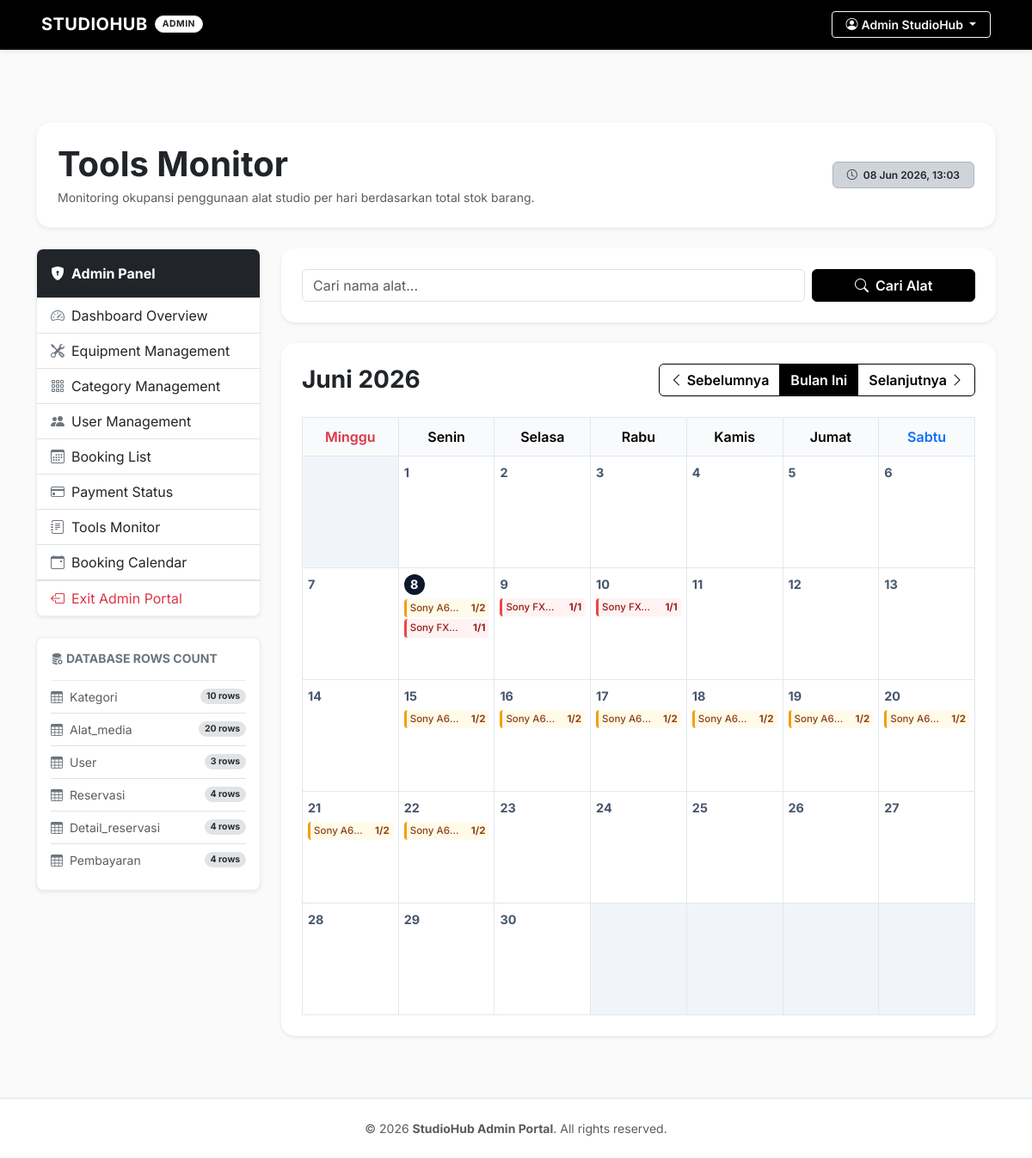
Screenshot of /modules/admin/monitoring_alat/index.php (signed in) with the database file from the repository.
### tables this page shows
CREATE TABLE `alat_media` (
  `id_alat` int(11) NOT NULL,
  `nama_alat` varchar(100) NOT NULL,
  `desc_alat` text DEFAULT NULL,
  `id_kategori` int(11) DEFAULT NULL,
  `harga` decimal(10,2) NOT NULL,
  `stok` int(11) NOT NULL,
  `kondisi_alat` varchar(100) DEFAULT NULL,
  `foto_alat` varchar(255) DEFAULT NULL,
  `status_ketersediaan` varchar(50) DEFAULT NULL
);

### modules/admin/monitoring_alat/index.php (the view, shortened to what this page needs)
<?php
require '../../../config/koneksi.php';
$month = isset($_GET['month']) ? (int)$_GET['month'] : (int)date('n');
$year = isset($_GET['year']) ? (int)$_GET['year'] : (int)date('Y');
$prevMonth = $month - 1;
$prevYear = $year;
$nextMonth = $month + 1;
$nextYear = $year;
$startDate = sprintf('%04d-%02d-01', $year, $month);
$endDate = date('Y-m-t', strtotime($startDate));
$daysInMonth = (int)date('t', strtotime($startDate));
$firstDayOfMonth = (int)date('w', strtotime($startDate));
$alatQuery = "SELECT id_alat, nama_alat, stok, kondisi_alat, status_ketersediaan FROM alat_media";
$alatQuery .= " ORDER BY id_alat ASC";
$alatHasil = mysqli_query($conn, $alatQuery);
$list_alat = [];
while ($row = mysqli_fetch_assoc($alatHasil)) {
    $list_alat[] = $row;
}
$reservQuery = "
    SELECT r.id_reserv, r.tgl_mulai, r.tgl_selesai, r.status_reserv, dr.id_alat, dr.jumlah, u.nama AS nama_customer
    FROM reservasi r
    JOIN detail_reservasi dr ON r.id_reserv = dr.id_reserv
    LEFT JOIN user u ON r.id_user = u.id_user
    WHERE (r.tgl_mulai <= '$endDate' AND r.tgl_selesai >= '$startDate')
      AND LOWER(r.status_reserv) NOT IN ('failed', 'batal', 'dibatalkan')
";
$reservHasil = mysqli_query($conn, $reservQuery);
$usage_tracker = [];
while ($row = mysqli_fetch_assoc($reservHasil)) {
    $id_alat = $row['id_alat'];
    $tgl_mulai = $row['tgl_mulai'];
    $tgl_selesai = $row['tgl_selesai'];
    $qty = (int)$row['jumlah'];
    $current = strtotime($tgl_mulai);
    $last = strtotime($tgl_selesai);
    while ($current <= $last) {
        $dateStr = date('Y-m-d', $current);
        if ($dateStr >= $startDate && $dateStr <= $endDate) {
            if (!isset($usage_tracker[$id_alat][$dateStr])) {
                $usage_tracker[$id_alat][$dateStr] = [
                    'total_rented' => 0,
                    'details' => []
                ];
            }
            $usage_tracker[$id_alat][$dateStr]['total_rented'] += $qty;
            $usage_tracker[$id_alat][$dateStr]['details'][] = [
                'id_reserv' => $row['id_reserv'],
                'nama' => $row['nama_customer'],
                'jumlah' => $qty,
                'status' => $row['status_reserv']
            ];
        }
        $current = strtotime('+1 day', $current);
    }
}
$tables = [
    'kategori',
    'alat_media',
    'user',
    'reservasi',
    'detail_reservasi',
    'pembayaran',
];
$table_sizes = [];
foreach ($tables as $t) {
    $size_q = mysqli_query($conn, "SELECT COUNT(*) AS total FROM `$t`");
    $table_sizes[$t] = mysqli_fetch_assoc($size_q)['total'] ?? 0;
}
$monthNames = [
    1 => 'Januari', 'Februari', 'Maret', 'April', 'Mei', 'Juni',
    'Juli', 'Agustus', 'September', 'Oktober', 'November', 'Desember'
];
include '../../../includes/header_admin.php';
?>
<!DOCTYPE html>
<html lang="id">
<head>
</head>
<body>
    <div class="pt-5 pb-4">
        <div class="p-4 bg-white border border-light shadow-sm rounded-4 mb-4 d-flex flex-wrap justify-content-between align-items-center">
            <div>
                <h1 class="fw-bold mb-1 text-dark">Tools Monitor</h1>
                <p class="text-muted mb-0 small">
                    Monitoring okupansi penggunaan alat studio per hari berdasarkan total stok barang.
                </p>
            </div>
            <div class="mt-3 mt-md-0">
                <span class="badge bg-dark-subtle text-dark border border-dark-subtle px-3 py-2 fw-semibold">
                    <i class="bi bi-clock me-1"></i> <?= date('d M Y, H:i') ?>
                </span>
            </div>
        </div>
        <div class="row g-4">
            <div class="col-lg-3">
                <?php include '../../../includes/sidebar_admin.php'; ?>
                <div class="card shadow-sm border border-light-subtle rounded-3 p-3 mt-4 bg-white">
                    <h6 class="fw-bold mb-3 text-secondary text-uppercase small"><i class="bi bi-database-fill-gear me-1"></i>Database Rows Count</h6>
                    <div class="list-group list-group-flush small">
                        <?php foreach ($table_sizes as $table_name => $count): ?>
                        <div class="list-group-item d-flex justify-content-between align-items-center px-0 bg-transparent py-2">
                            <span class="text-muted text-capitalize"><i class="bi bi-table me-2 text-secondary"></i><?= htmlspecialchars($table_name) ?></span>
                            <span class="badge bg-secondary-subtle text-secondary-emphasis rounded-pill"><?= $count ?> rows</span>
                        </div>
                        <?php endforeach; ?>
                    </div>
                </div>
            </div>
            <div class="col-lg-9">
                <div class="card shadow-sm border-0 rounded-4 p-4 bg-white mb-4">
                    <form method="GET" class="row g-2 align-items-center">
                        <div class="col-md-9 col-sm-8">
                            <input type="text" name="search" class="form-control" placeholder="Cari nama alat..." value="<?= htmlspecialchars($_GET['search'] ?? '') ?>">
                        </div>
                        <div class="col-md-3 col-sm-4">
                            <button type="submit" class="btn btn-dark w-100">
                                <i class="bi bi-search me-1"></i> Cari Alat
                            </button>
                        </div>
                    </form>
                </div>
                <div class="card shadow-sm border-0 rounded-4 p-4 bg-white">
                    <div class="d-flex justify-content-between align-items-center mb-4">
                        <h3 class="fw-bold text-dark mb-0">
                            <?= $monthNames[$month] ?> <?= $year ?>
                        </h3>
                        <div class="btn-group">
                            <a href="?month=<?= $prevMonth ?>&year=<?= $prevYear ?><?= !empty($_GET['search']) ? '&search='.urlencode($_GET['search']) : '' ?>" class="btn btn-outline-dark">
                                <i class="bi bi-chevron-left"></i> Sebelumnya
                            </a>
                            <a href="?month=<?= date('n') ?>&year=<?= date('Y') ?><?= !empty($_GET['search']) ? '&search='.urlencode($_GET['search']) : '' ?>" class="btn btn-dark">
                                Bulan Ini
                            </a>
                            <a href="?month=<?= $nextMonth ?>&year=<?= $nextYear ?><?= !empty($_GET['search']) ? '&search='.urlencode($_GET['search']) : '' ?>" class="btn btn-outline-dark">
                                Selanjutnya <i class="bi bi-chevron-right"></i>
                            </a>
                        </div>
                    </div>
                    <div class="table-responsive">
                        <table class="table calendar-table m-0">
                            <thead>
                                <tr>
                                    <th class="text-danger">Minggu</th>
                                    <th>Senin</th>
                                    <th>Selasa</th>
                                    <th>Rabu</th>
                                    <th>Kamis</th>
                                    <th>Jumat</th>
                                    <th class="text-primary">Sabtu</th>
                                </tr>
                            </thead>
                            <tbody>
                                <?php
                                $dayCounter = 1;
                                $todayDate = date('Y-m-d');
                                echo '<tr>';
                                for ($i = 0; $i < $firstDayOfMonth; $i++) {
                                    echo '<td class="empty-day"></td>';
                                }
                                $currentColumn = $firstDayOfMonth;
                                while ($dayCounter <= $daysInMonth) {
                                    if ($currentColumn == 7) {
                                        echo '</tr><tr>';
                                        $currentColumn = 0;
                                    }
                                    $currentDateStr = sprintf('%04d-%02d-%02d', $year, $month, $dayCounter);
                                    $isToday = ($currentDateStr === $todayDate);
                                    echo '<td>';
                                    echo '<span class="day-number ' . ($isToday ? 'today' : '') . '">' . $dayCounter . '</span>';
                                    echo '<div class="monitor-list">';
                                    foreach ($list_alat as $alat) {
                                        $id_alat = $alat['id_alat'];
                                        $stok = (int)$alat['stok'];
                                        $rented = 0;
                                        $details = [];
                                        if (isset($usage_tracker[$id_alat][$currentDateStr])) {
                                            $rented = $usage_tracker[$id_alat][$currentDateStr]['total_rented'];
                                            $details = $usage_tracker[$id_alat][$currentDateStr]['details'];
                                        }
                                        if ($rented === 0) {
                                            continue;
                                        }
                                        $class = 'occupancy-none';
                                        if ($rented > 0) {
                                            $class = ($rented >= $stok) ? 'occupancy-full' : 'occupancy-partial';
                                        }
                                        $modalPayload = [
                                            'tanggal' => $currentDateStr,
                                            'nama_alat' => $alat['nama_alat'],
                                            'stok' => $stok,
                                            'rented' => $rented,
                                            'details' => $details
                                        ];
                                        $escapedPayload = htmlspecialchars(json_encode($modalPayload), ENT_QUOTES, 'UTF-8');
                                        echo '<div class="monitor-item ' . $class . '" onclick="showMonitorDetail(' . $escapedPayload . ')" title="Klik untuk info detail penyewaan">';
                                        echo '<span class="text-truncate" style="max-width: 65%;">' . htmlspecialchars($alat['nama_alat']) . '</span>';
                                        echo '<span class="fw-bold">' . $rented . '/' . $stok . '</span>';
                                        echo '</div>';
                                    }
                                    echo '</div>';
                                    echo '</td>';
                                    $dayCounter++;
                                    $currentColumn++;
                                }
                                while ($currentColumn < 7) {
                                    echo '<td class="empty-day"></td>';
                                    $currentColumn++;
                                }
                                echo '</tr>';
                                ?>
                            </tbody>
                        </table>
                    </div>
                </div>
            </div>
        </div>
    </div>
</body>
</html>
<?php include '../../../includes/footer_admin.php'; ?>

### assets/css/style.css (style rules this page uses)
body { font-family: 'Inter', -apple-system, BlinkMacSystemFont, "Segoe UI", Roboto, "Helvetica Neue", Arial, sans-serif; color: #333333; background-color: #f8f9fa; padding-top: 70px; }
.card { border: 1px solid #e3e6f0; border-radius: 6px; box-shadow: 0 2px 4px rgba(0,0,0,0.02); transition: transform 0.2s, box-shadow 0.2s; }

### includes/header_admin.php (style rules this page uses)
body { font-family: 'Inter', -apple-system, BlinkMacSystemFont, "Segoe UI", Roboto, sans-serif; color: #1a1a1a; background-color: #fafafa; }
.btn-dark { background-color: #000000 !important; border-color: #000000 !important; color: #ffffff !important; font-weight: 600; transition: all 0.2s ease; }
.btn-outline-dark { color: #000000 !important; border-color: #000000 !important; font-weight: 600; transition: all 0.2s ease; }

### modules/admin/monitoring_alat/index.php (style rules this page uses)
.calendar-table { table-layout: fixed; width: 100%; }
.calendar-table th { text-align: center; padding: 10px 0; background-color: #f8fafc; border: 1px solid #e2e8f0; font-weight: 600; }
.calendar-table td { height: 130px; vertical-align: top; padding: 6px; border: 1px solid #e2e8f0; position: relative; background-color: #fff; transition: background-color 0.2s; }
.calendar-table td.empty-day { background-color: #f1f5f9; }
.day-number { font-weight: bold; font-size: 0.9rem; color: #475569; margin-bottom: 5px; display: inline-block; }
.day-number.today { background-color: #0f172a; color: #fff; width: 24px; height: 24px; border-radius: 50%; text-align: center; line-height: 24px; }
.monitor-list { list-style: none; padding: 0; margin: 0; overflow-y: auto; max-height: 95px; }
.monitor-item { font-size: 0.72rem; padding: 2px 4px; margin-bottom: 2px; border-radius: 4px; cursor: pointer; display: flex; justify-content: space-between; align-items: center; font-weight: 500; transition: transform 0.1s; }
.occupancy-partial { background-color: #fffbeb; color: #92400e; border-left: 3px solid #f59e0b; }
.occupancy-full { background-color: #fef2f2; color: #991b1b; border-left: 3px solid #ef4444; }

### rows the page displays
alat_media: nama_alat "Sony A6…", id_alat "1", stok "2"
alat_media: nama_alat "Sony FX…", id_alat "1", stok "1"

### other values shown
$_SESSION['nama'] "Admin StudioHub"
$table_name "Kategori"
$count "10"
$table_name "Alat_media"
$count "20"
$table_name "User"
$count "3"
$table_name "Reservasi"
$count "4"
$table_name "Detail_reservasi"
$table_name "Pembayaran"
$monthNames[$month] "Juni"
$year "2026"
